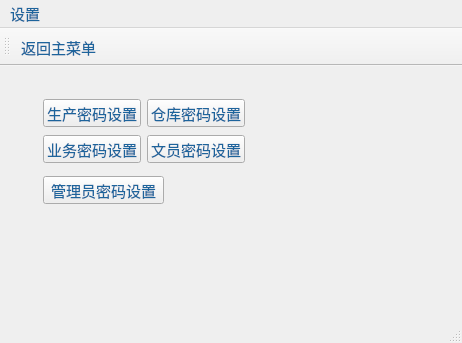
<?xml version="1.0" encoding="UTF-8"?>
<ui version="4.0">
 <class>MainWindow</class>
 <widget class="QMainWindow" name="MainWindow">
  <property name="geometry">
   <rect>
    <x>0</x>
    <y>0</y>
    <width>462</width>
    <height>343</height>
   </rect>
  </property>
  <property name="minimumSize">
   <size>
    <width>462</width>
    <height>343</height>
   </size>
  </property>
  <property name="maximumSize">
   <size>
    <width>462</width>
    <height>343</height>
   </size>
  </property>
  <property name="windowTitle">
   <string>账户密码设置</string>
  </property>
  <property name="windowIcon">
   <iconset>
    <normaloff>resources/ico/new_logo.ico</normaloff>resources/ico/new_logo.ico</iconset>
  </property>
  <property name="styleSheet">
   <string notr="true">*{	
	font-family:微软雅黑;
	font-size:15px;
	color: #1d649c;
}</string>
  </property>
  <widget class="QWidget" name="centralwidget">
   <widget class="QLabel" name="label">
    <property name="geometry">
     <rect>
      <x>0</x>
      <y>-10</y>
      <width>471</width>
      <height>311</height>
     </rect>
    </property>
    <property name="text">
     <string/>
    </property>
    <property name="pixmap">
     <pixmap>resources/jpeg/universe.jpeg</pixmap>
    </property>
    <property name="scaledContents">
     <bool>true</bool>
    </property>
   </widget>
   <widget class="QPushButton" name="pushButton_5">
    <property name="geometry">
     <rect>
      <x>43</x>
      <y>110</y>
      <width>121</width>
      <height>28</height>
     </rect>
    </property>
    <property name="sizePolicy">
     <sizepolicy hsizetype="Minimum" vsizetype="Fixed">
      <horstretch>0</horstretch>
      <verstretch>0</verstretch>
     </sizepolicy>
    </property>
    <property name="text">
     <string>管理员密码设置</string>
    </property>
   </widget>
   <widget class="QPushButton" name="pushButton">
    <property name="geometry">
     <rect>
      <x>43</x>
      <y>69</y>
      <width>98</width>
      <height>28</height>
     </rect>
    </property>
    <property name="sizePolicy">
     <sizepolicy hsizetype="Minimum" vsizetype="Minimum">
      <horstretch>0</horstretch>
      <verstretch>0</verstretch>
     </sizepolicy>
    </property>
    <property name="text">
     <string>业务密码设置</string>
    </property>
   </widget>
   <widget class="QPushButton" name="pushButton_2">
    <property name="geometry">
     <rect>
      <x>147</x>
      <y>69</y>
      <width>98</width>
      <height>28</height>
     </rect>
    </property>
    <property name="sizePolicy">
     <sizepolicy hsizetype="Minimum" vsizetype="Minimum">
      <horstretch>0</horstretch>
      <verstretch>0</verstretch>
     </sizepolicy>
    </property>
    <property name="text">
     <string>文员密码设置</string>
    </property>
   </widget>
   <widget class="QPushButton" name="pushButton_3">
    <property name="geometry">
     <rect>
      <x>147</x>
      <y>33</y>
      <width>98</width>
      <height>28</height>
     </rect>
    </property>
    <property name="sizePolicy">
     <sizepolicy hsizetype="Minimum" vsizetype="Minimum">
      <horstretch>0</horstretch>
      <verstretch>0</verstretch>
     </sizepolicy>
    </property>
    <property name="text">
     <string>仓库密码设置</string>
    </property>
   </widget>
   <widget class="QPushButton" name="pushButton_4">
    <property name="geometry">
     <rect>
      <x>43</x>
      <y>33</y>
      <width>98</width>
      <height>28</height>
     </rect>
    </property>
    <property name="sizePolicy">
     <sizepolicy hsizetype="Minimum" vsizetype="Minimum">
      <horstretch>0</horstretch>
      <verstretch>0</verstretch>
     </sizepolicy>
    </property>
    <property name="text">
     <string>生产密码设置</string>
    </property>
   </widget>
  </widget>
  <widget class="QMenuBar" name="menubar">
   <property name="geometry">
    <rect>
     <x>0</x>
     <y>0</y>
     <width>462</width>
     <height>26</height>
    </rect>
   </property>
   <widget class="QMenu" name="menu">
    <property name="title">
     <string>设置</string>
    </property>
    <addaction name="action_1"/>
   </widget>
   <addaction name="menu"/>
  </widget>
  <widget class="QStatusBar" name="statusbar"/>
  <widget class="QToolBar" name="toolBar">
   <property name="maximumSize">
    <size>
     <width>0</width>
     <height>0</height>
    </size>
   </property>
   <property name="windowTitle">
    <string>toolBar</string>
   </property>
   <attribute name="toolBarArea">
    <enum>TopToolBarArea</enum>
   </attribute>
   <attribute name="toolBarBreak">
    <bool>false</bool>
   </attribute>
   <addaction name="action_1"/>
  </widget>
  <widget class="QToolBar" name="toolBar_2">
   <property name="windowTitle">
    <string>toolBar_2</string>
   </property>
   <attribute name="toolBarArea">
    <enum>TopToolBarArea</enum>
   </attribute>
   <attribute name="toolBarBreak">
    <bool>false</bool>
   </attribute>
   <addaction name="action_1"/>
  </widget>
  <action name="action_1">
   <property name="icon">
    <iconset>
     <normaloff>resources/jpeg/sign_out.jpeg</normaloff>resources/jpeg/sign_out.jpeg</iconset>
   </property>
   <property name="text">
    <string>返回主菜单</string>
   </property>
  </action>
 </widget>
 <resources/>
 <connections/>
</ui>
